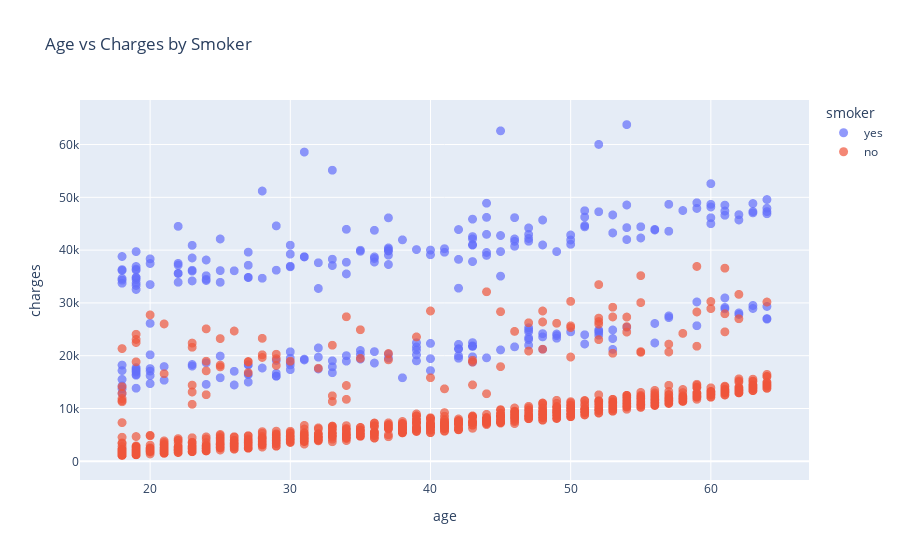

The code cell stored with this chart in its notebook:
### Markdown cell above
#### <b>Visualizing the Relationship between Numerical and Categorical Variables

### Code cell
#age vs charges with smoker status
fig = px.scatter(df_insurance_n, x='age', y='charges', color='smoker', title='Age vs Charges by Smoker', 
                 color_discrete_sequence=['#636EFA', '#EF553B'],opacity=0.7,hover_data='sex')
fig.update_traces(marker_size=9)

### Figure 1 — Plotly figure (JSON) as saved in the notebook; plotly's stock layout.template omitted (floating-point values rounded to 4 significant figures; data arrays with more than 128 entries replaced by an {"elided": "..."} marker saying what was removed)
{"data": [{"customdata": {"elided": "274x1 str values"}, "hovertemplate": "smoker=yes<br>age=%{x}<br>charges=%{y}<br>sex=%{customdata[0]}<extra></extra>", "legendgroup": "yes", "marker": {"color": "#636EFA", "opacity": 0.7, "size": 9, "symbol": "circle"}, "mode": "markers", "name": "yes", "showlegend": true, "type": "scattergl", "x": {"elided": "274 int values"}, "xaxis": "x", "y": {"elided": "274 float values"}, "yaxis": "y"}, {"customdata": {"elided": "1064x1 str values"}, "hovertemplate": "smoker=no<br>age=%{x}<br>charges=%{y}<br>sex=%{customdata[0]}<extra></extra>", "legendgroup": "no", "marker": {"color": "#EF553B", "opacity": 0.7, "size": 9, "symbol": "circle"}, "mode": "markers", "name": "no", "showlegend": true, "type": "scattergl", "x": {"elided": "1064 int values"}, "xaxis": "x", "y": {"elided": "1064 float values"}, "yaxis": "y"}], "layout": {"legend": {"title": {"text": "smoker"}, "tracegroupgap": 0}, "title": {"text": "Age vs Charges by Smoker"}, "xaxis": {"anchor": "y", "domain": [0, 1], "title": {"text": "age"}}, "yaxis": {"anchor": "x", "domain": [0, 1], "title": {"text": "charges"}}}}
